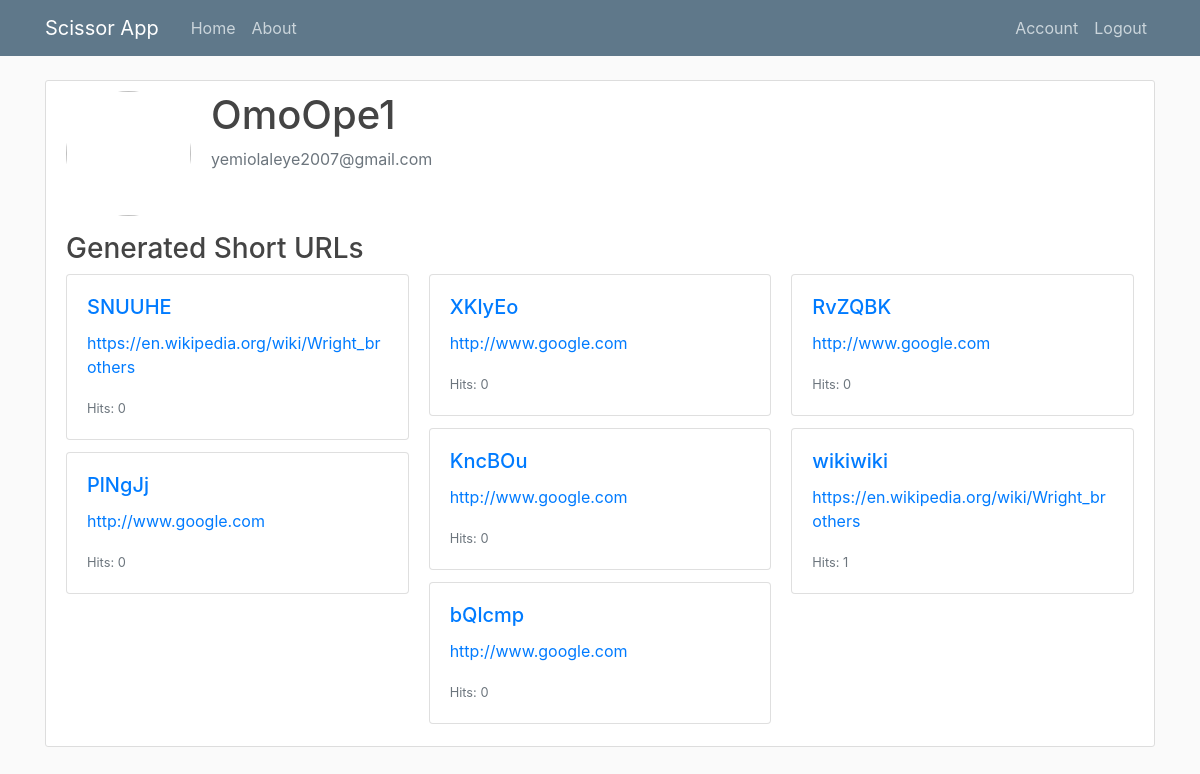
Page /account (signed in) on the earlier database version.
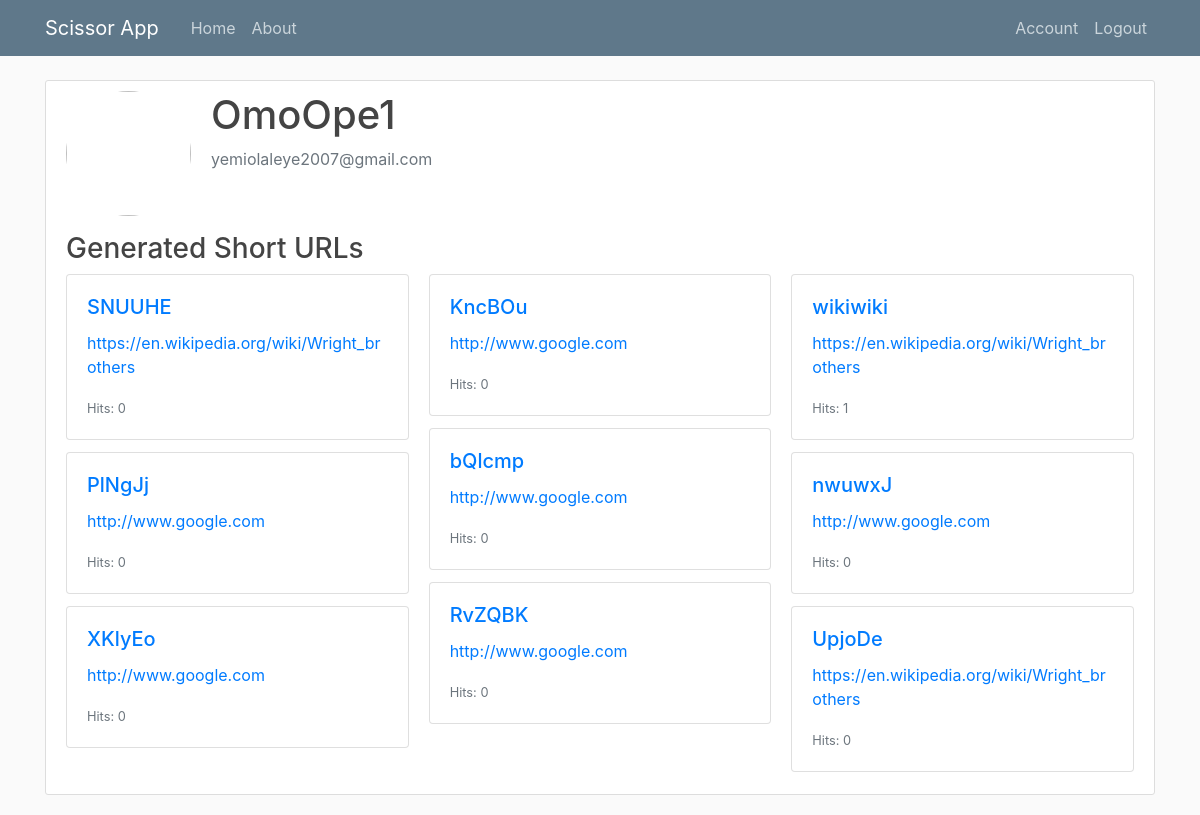
Same page on the later database version.
### src/model.py (models this page shows, shortened)
class User(db.Model, UserMixin):
    id = db.Column(db.Integer, primary_key=True)
    username = db.Column(db.String(20), unique=True, nullable=False)
    email = db.Column(db.String(120), unique=True, nullable=False)
    image_file = db.Column(db.String(20), nullable=False, default='default.jpg')
    password = db.Column(db.String(60), nullable=False)
    short_urls = db.relationship('Short', backref='owner', lazy=True)

class Short(db.Model):
    __tablename__='short'
    id = db.Column(db.Integer(), primary_key=True)
    alias = db.Column(db.String(128), nullable=False)
    hits = db.Column(db.Integer(), default=0)
    url_id = db.Column(db.Integer, db.ForeignKey('url.id'), nullable=False)
    owner_id = db.Column(db.Integer, db.ForeignKey('user.id'), nullable=True)
    date_created = db.Column(db.DateTime(), default=datetime.utcnow)
    url = db.relationship("Url")

class Url(db.Model):
    __tablename__='url'
    id = db.Column(db.Integer(), primary_key=True)
    link = db.Column(db.String(128), nullable=False)
    date_created = db.Column(db.DateTime(), default=datetime.utcnow)

### src/routes.py (the view)
@app.route("/account", methods=['GET', 'POST'])
@login_required
def account():
    form = UpdateAccountForm()
    if form.validate_on_submit():
        if form.picture.data:
            picture_file = save_picture(form.picture.data)
            current_user.image_file = picture_file
        current_user.username = form.username.data
        current_user.email = form.email.data
        db.session.commit()
        flash('Your account has been updated!', 'success')
        return redirect(url_for('account'))
    elif request.method == 'GET':
        form.username.data = current_user.username
        form.email.data = current_user.email
    image_file = url_for('static', filename='profile_pics/' + current_user.image_file)
    return render_template('account.html', title='Account',
                           image_file=image_file, form=form)

### src/model.py (called while the page is built)
@login_manager.user_loader
def load_user(user_id):
    return User.query.get(int(user_id))

### src/routes.py (called while the page is built)
@app.context_processor
def inject_base_url():
    base_url = request.host_url
    return dict(base_url=base_url)

### src/templates/account.html
{% extends "layout.html" %}
{% block content %}
    <div class="content-section">
        <div class="media">
            <img class="rounded-circle account-img" src="{{ image_file }}">
            <div class="media-body">
                <h2 class="account-heading">{{ current_user.username }}</h2>
                <p class="text-secondary">{{ current_user.email }}</p>
            </div>
        </div>
        <h3>Generated Short URLs</h3>
        <div class="card-columns">
            {% for short_url in current_user.short_urls %}
                <div class="card">
                    <div class="card-body">
                        <h5 class="card-title"><a href="{{ base_url ~ 'shorts/' ~ short_url.id }}">{{ short_url.alias }}</a></h5>
                        <p class="card-text"><a href="{{ short_url.url.link }}">{{ short_url.url.link }}</a></p>
                        <p class="card-text"><small class="text-muted">Hits: {{ short_url.hits }}</small></p>
                    </div>
                </div>
            {% endfor %}
        </div>
    </div>
{% endblock content %}

### src/templates/layout.html (shortened to what this page needs)
<!DOCTYPE html>
<html>
<head>
    <link rel="stylesheet" href="https://maxcdn.bootstrapcdn.com/bootstrap/4.0.0/css/bootstrap.min.css">
    <link rel="stylesheet" type="text/css" href="{{ url_for('static', filename='main.css') }}">
</head>
<body>
    <header class="site-header">
      <nav class="navbar navbar-expand-md navbar-dark bg-steel fixed-top">
        <div class="container">
          <a class="navbar-brand mr-4" href="/">Scissor App</a>
          <div class="collapse navbar-collapse" id="navbarToggle">
            <div class="navbar-nav mr-auto">
              <a class="nav-item nav-link" href="{{ url_for('home') }}">Home</a>
              <a class="nav-item nav-link" href="{{ url_for('about') }}">About</a>
            </div>
            <div class="navbar-nav">
              {% if current_user.is_authenticated %}
                <a class="nav-item nav-link" href="{{ url_for('account') }}">Account</a>
                <a class="nav-item nav-link" href="{{ url_for('logout') }}">Logout</a>
              {% else %}
                <a class="nav-item nav-link" href="{{ url_for('login') }}">Login</a>
                <a class="nav-item nav-link" href="{{ url_for('register') }}">Register</a>
              {% endif %}
            </div>
          </div>
        </div>
      </nav>
    </header>
    <main role="main" class="container">
      <div class="row">
        <div class="col-md-12">
          {% block content %}{% endblock content%}
        </div>
      </div>
    </main>
</body>
</html>

### src/static/main.css (style rules this page uses)
body { background: #fafafa; color: #333333; margin-top: 5rem; }
h1, h2, h3, h4, h5, h6 { color: #444444; }
.bg-steel { background-color: #5f788a; }
.site-header .navbar-nav .nav-link { color: #cbd5db; }
.content-section { background: #ffffff; padding: 10px 20px; border: 1px solid #dddddd; border-radius: 3px; margin-bottom: 20px; }
.account-img { height: 125px; width: 125px; margin-right: 20px; margin-bottom: 16px; }
.account-heading { font-size: 2.5rem; }

Differences in the rows shown:
added Short: alias "nwuwxJ", url.link "http://www.google.com", hits "0"
added Short: alias "UpjoDe", url.link "https://en.wikipedia.org/wiki/Wright_brothers", hits "0"
